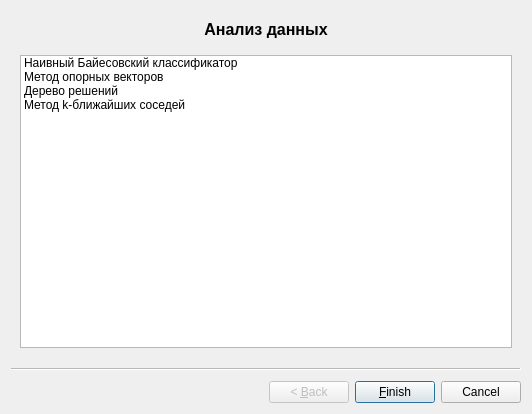
<?xml version="1.0" encoding="UTF-8"?>
<ui version="4.0">
 <class>analysisMaster</class>
 <widget class="QWizard" name="analysisMaster">
  <property name="windowModality">
   <enum>Qt::WindowModal</enum>
  </property>
  <property name="geometry">
   <rect>
    <x>0</x>
    <y>0</y>
    <width>532</width>
    <height>414</height>
   </rect>
  </property>
  <property name="windowTitle">
   <string>Мастер анализа данных</string>
  </property>
  <widget class="QWizardPage" name="wizardPage1">
   <layout class="QVBoxLayout" name="verticalLayout">
    <item>
     <widget class="QLabel" name="label">
      <property name="font">
       <font>
        <pointsize>12</pointsize>
        <weight>75</weight>
        <bold>true</bold>
       </font>
      </property>
      <property name="text">
       <string>Анализ данных</string>
      </property>
      <property name="alignment">
       <set>Qt::AlignCenter</set>
      </property>
     </widget>
    </item>
    <item>
     <spacer name="verticalSpacer">
      <property name="orientation">
       <enum>Qt::Vertical</enum>
      </property>
      <property name="sizeType">
       <enum>QSizePolicy::Fixed</enum>
      </property>
      <property name="sizeHint" stdset="0">
       <size>
        <width>20</width>
        <height>10</height>
       </size>
      </property>
     </spacer>
    </item>
    <item>
     <widget class="QListWidget" name="listWidget">
      <item>
       <property name="text">
        <string>Наивный Байесовский классификатор</string>
       </property>
      </item>
      <item>
       <property name="text">
        <string>Метод опорных векторов</string>
       </property>
      </item>
      <item>
       <property name="text">
        <string>Дерево решений</string>
       </property>
      </item>
      <item>
       <property name="text">
        <string>Метод k-ближайших соседей</string>
       </property>
      </item>
     </widget>
    </item>
   </layout>
  </widget>
 </widget>
 <resources/>
 <connections/>
 <slots>
  <slot>setType()</slot>
 </slots>
</ui>
